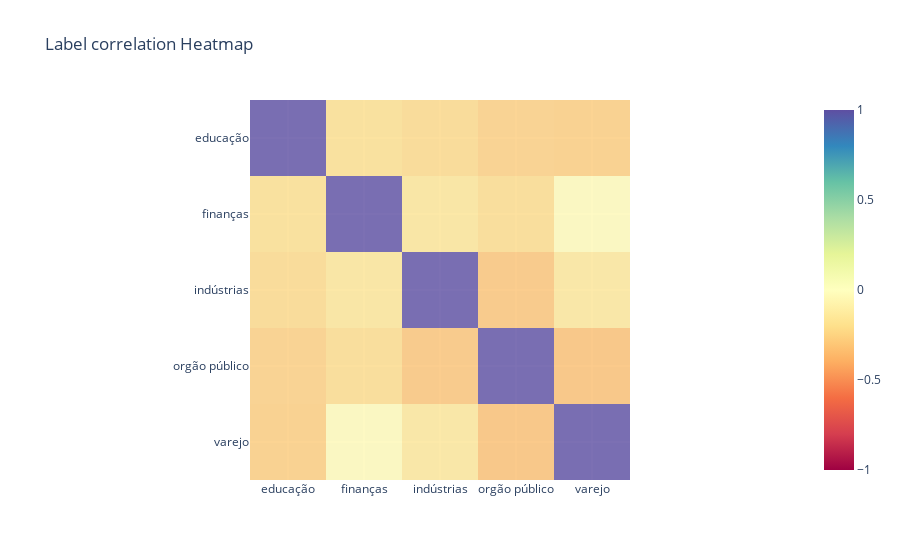

Notebook code for this chart:
### Markdown cell above
### Labels correlation

### Code cell
px.imshow(tag_counts.corr(), 
    color_continuous_scale='spectral', 
    range_color=(-1,1),
    title='Label correlation Heatmap'
).update_traces(opacity=0.8).show()

### Figure 1 — Plotly figure (JSON) as saved in the notebook; plotly's stock layout.template omitted (floating-point values rounded to 4 significant figures)
{"data": [{"coloraxis": "coloraxis", "hovertemplate": "x: %{x}<br>y: %{y}<br>color: %{z}<extra></extra>", "name": "0", "opacity": 0.8, "type": "heatmap", "x": ["educação", "finanças", "indústrias", "orgão público", "varejo"], "xaxis": "x", "y": ["educação", "finanças", "indústrias", "orgão público", "varejo"], "yaxis": "y", "z": [[1, -0.2041, -0.2267, -0.2728, -0.281], [-0.2041, 1, -0.1697, -0.2214, -0.03326], [-0.2267, -0.1697, 1, -0.3101, -0.1625], [-0.2728, -0.2214, -0.3101, 1, -0.3289], [-0.281, -0.03326, -0.1625, -0.3289, 1]]}], "layout": {"coloraxis": {"cmax": 1, "cmin": -1, "colorscale": [[0, "rgb(158,1,66)"], [0.1, "rgb(213,62,79)"], [0.2, "rgb(244,109,67)"], [0.3, "rgb(253,174,97)"], [0.4, "rgb(254,224,139)"], [0.5, "rgb(255,255,191)"], [0.6, "rgb(230,245,152)"], [0.7, "rgb(171,221,164)"], [0.8, "rgb(102,194,165)"], [0.9, "rgb(50,136,189)"], [1, "rgb(94,79,162)"]]}, "title": {"text": "Label correlation Heatmap"}, "xaxis": {"anchor": "y", "constrain": "domain", "domain": [0, 1], "scaleanchor": "y"}, "yaxis": {"anchor": "x", "autorange": "reversed", "constrain": "domain", "domain": [0, 1]}}}
